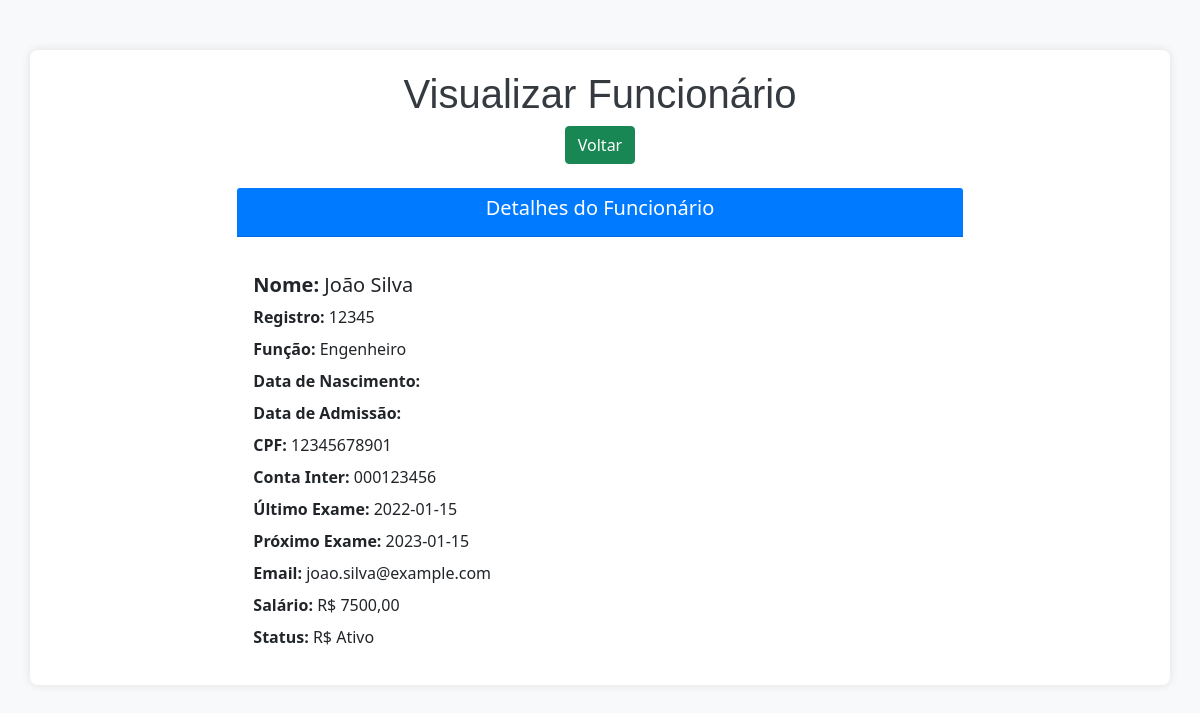
Page /view/2/ on the committed database.
### app/models.py (models this page shows, shortened)
class Funcionarios(models.Model):
    cpf_validator = RegexValidator(
        r'^\d{11}$',
        'O CPF deve ter 11 dígitos numéricos.'
    )
    def validate_date_format(value):
        """Valida se o campo segue o formato de data 'YYYY-MM-DD'."""
        if not re.match(r'\d{4}-\d{2}-\d{2}', value):
            raise ValidationError('A data deve estar no formato YYYY-MM-DD.')
    nome = models.CharField(max_length=150, verbose_name='Nome')
    registro = models.CharField(max_length=50, verbose_name='Registro')
    funcao = models.CharField(max_length=100, verbose_name='Função')
    data_nascimento = models.CharField(
        max_length=100,
        verbose_name='Data de Nascimento',
        validators=[validate_date_format]
    )
    data_admissao = models.CharField(
        max_length=100,
        verbose_name='Data de Admissão',
        validators=[validate_date_format]
    )
    cpf = models.CharField(max_length=11, validators=[cpf_validator], unique=True, verbose_name='CPF')
    conta_inter = models.CharField(max_length=20, verbose_name='Conta Inter')
    ultimo_exame = models.CharField(
        max_length=100,
        null=True,
        blank=True,
        verbose_name='Último Exame',
        validators=[validate_date_format]
    )
    proximo_exame = models.CharField(
        max_length=100,
        null=True,
        blank=True,
        verbose_name='Próximo Exame',
        validators=[validate_date_format]
    )
    email = models.EmailField(max_length=100, validators=[EmailValidator()], unique=True, verbose_name='Email')
    salario = models.DecimalField(max_digits=10, decimal_places=2, verbose_name='Salário')
    status = models.CharField(max_length=50, verbose_name='Status')
    cargo = models.CharField(max_length=50, verbose_name='Status')

### app/views.py (the view)
# urls.py: path('view/<int:pk>/', view, name='view'),
def view(request, pk):
    funcionario = get_object_or_404(Funcionarios, pk=pk)
    return render(request, 'Funcionarios/view.html', {'db': funcionario})

### app/templates/Funcionarios/view.html (shortened to what this page needs)
<!DOCTYPE html>
<html lang="pt-br">
<head>
    <link href="https://cdn.jsdelivr.net/npm/bootstrap@5.0.2/dist/css/bootstrap.min.css" rel="stylesheet">
</head>
<body>
    <div class="container">
        <div class="text-center mb-4">
            <h1>Visualizar Funcionário</h1>
            <a href="/indexFuncionarios" class="btn btn-success">Voltar</a>
        </div>
        <div class="row justify-content-center">
            <div class="col-md-8">
                <div class="card">
                    <div class="card-header text-center">
                        <h5>Detalhes do Funcionário</h5>
                    </div>
                    <div class="card-body">
                        <h5 class="card-title"><strong>Nome:</strong> {{ db.nome }}</h5>
                        <p class="card-text"><strong>Registro:</strong> {{ db.registro }}</p>
                        <p class="card-text"><strong>Função:</strong> {{ db.funcao }}</p>
                        <p class="card-text"><strong>Data de Nascimento:</strong> {{ db.data_nascimento|date:"d/m/Y" }}</p>
                        <p class="card-text"><strong>Data de Admissão:</strong> {{ db.data_admissao|date:"d/m/Y" }}</p>
                        <p class="card-text"><strong>CPF:</strong> {{ db.cpf }}</p>
                        <p class="card-text"><strong>Conta Inter:</strong> {{ db.conta_inter }}</p>
                        <p class="card-text"><strong>Último Exame:</strong> {{ db.ultimo_exame}}</p>
                        <p class="card-text"><strong>Próximo Exame:</strong> {{ db.proximo_exame}}</p>
                        <p class="card-text"><strong>Email:</strong> {{ db.email }}</p>
                        <p class="card-text"><strong>Salário:</strong> R$ {{ db.salario }}</p>
                        <p class="card-text"><strong>Status:</strong> R$ {{ db.status }}</p>
                    </div>
                </div>
            </div>
        </div>
    </div>
</body>
</html>

### app/templates/Funcionarios/view.html (style rules this page uses)
body { background-color: #f8f9fa; }
h1 { color: #343a40; font-family: 'Arial', sans-serif; }
.container { margin-top: 50px; padding: 20px; background-color: #ffffff; border-radius: 0.5rem; box-shadow: 0 0 10px rgba(0, 0, 0, 0.1); }
.card { border: none; }
.card-header { background-color: #007bff; color: white; border-radius: 0.5rem 0.5rem 0 0; }
.card-title, .card-text { margin-bottom: 0.5rem; }
.btn-success { transition: background-color 0.3s ease; }
.text-center { margin-bottom: 20px; }

### rows in the picture
Funcionarios: nome "João Silva", registro "12345", funcao "Engenheiro", cpf "12345678901", conta_inter "000123456", ultimo_exame "2022-01-15", proximo_exame "2023-01-15", email "joao.silva@example.com", salario "7500,00", status "Ativo"
